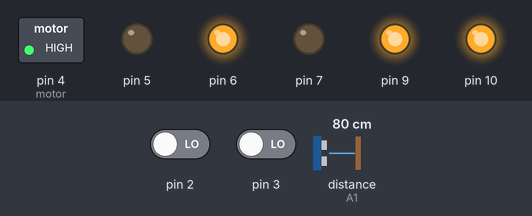
This sketch was run on a simulated Arduino Uno, built with avr-gcc and run on an emulated ATmega328P. On the bench: switched loads named in the sketch (green lamp = pin HIGH), output pins drawn as LEDs (lit = HIGH). Wiring (inferred from the names in the program): ultrasonic range finder: trigger A0; echo A1. The inputs (shaded band) are chosen by the test bench; at power-on: pin 2 LOW, pin 3 LOW, distance to the obstacle (sensor on A1) 80 cm. The echo pulse lasts 58.3 µs per cm; pins used as bus, display or sensor lines are not drawn.

Above: at 11.4 s.
At 33.5 s:
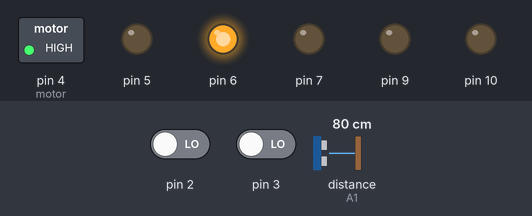
Timing chart, 0 to 51.5 s (numbered marks = the images above):
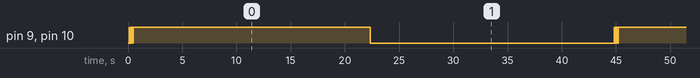

Measured:
- by itself, everything shown: repeats every 44.7 s, in 38 steps

The sketch:

controle_motores.ino
```cpp
volatile unsigned long pulses1 = 0, //variavel que contará os pulsos do motor 1
                       pulses2 = 0, //variavel que contará os pulsos do motor 2
                       pulses11 = 0,
                       pulses22 = 0;

volatile int dist = 50;

volatile unsigned long counter = 0; //variavel que conta o tempo para a relaização dos calculos

volatile byte control1 = 0;
volatile byte control2 = 0;

volatile int errSum1=0, lastErr1=0; //variaveis para o auxilio do calculo dos pids
volatile int errSum2=0, lastErr2=0;


#define trigPin A0
#define echoPin A1


#define S0 1
#define S1 2
#define S2 3
#define S3 4
#define S4 5
#define S5 6
#define S6 7
#define S7 8

byte estado;

void procTraj(){

  switch(estado){

    case S0:

    control1 = 0;

    control2 = 0;

    break;

    case S1:

     control1 = 8;
     control2 = 8;

     if(dist <= 20){

      control1 = 0;
      control2 = 0;

      estado = S2;

      pulses11=0;
      pulses22=0;

     }

     break;

     case S2:

     control1 = 8;
     control2 = 0;

     if(pulses11>=90){

      control1 = 0;
      control2 = 0;

      estado = S3;


     }

     break;

     case S3:

     control1 = 8;
     control2 = 8;

     if(dist<=20){

      control1 = 0;
      control2 = 0;

      estado = S4;
      pulses11 = 0;
      pulses22 = 0;

     }

     break;

     case S4:

     control1 = 8;
     control2 = 0;

     if(pulses11>=90){

      control1 = 0;
      control2 = 0;

      estado = S5;

     }

     break;

     case S5:

     control1 = 8;
     control2 = 8;

     if(dist<=20){

      control1 = 0;
      control2 = 0;

      estado = S6;

      pulses11 = 0;
      pulses22 = 0;

     }

     break;

     case S6:

     control1 = 0;
     control2 = 8;

     if(pulses22>=90){

      control1 = 0;
      control2 = 0;

      estado = S7;

     }

     break;

     case S7:

     control1 = 8;
     control2 = 8;

     if(dist<=20){

      control1=0;
      control2=0;
      estado=S0;

     }

     break;
  }
}

long duracao;

long distancia_cm=0;


int lerSonar(){

digitalWrite(trigPin,HIGH); //envia som
delayMicroseconds(10);
digitalWrite(trigPin,LOW); //não envia o som e espera o retorno do som enviado
duracao = pulseIn(echoPin,HIGH); //Captura a duração em tempo do retorno do som.
distancia_cm = duracao/56; //Calcula a distância
return distancia_cm;             // Retorna a distância

}

int pid_control1(double kp, double ki, double kd, int input, int setpoint){ //função pid para o motor 1 (input é o numero de pulsos lidos no intervalo de 40ms)

  int error = setpoint - input;

  errSum1 += (ki * error);

  int dErr = (error - lastErr1)*kd;

  int output = kp * error + errSum1 + dErr;

  if(output<0){

      output = 0;
  }

  if(output>1023){

    output = 1023;

  }

  lastErr1 = error;

  return output;

}

int pid_control2(double kp, double ki, double kd, int input, int setpoint){ //função pid para o motor 2

  int error = setpoint - input;

  errSum2 += (ki * error);

  int dErr = (error - lastErr2)*kd;

  int output = kp * error + errSum2 + dErr;

  if(output<0){

      output = 0;
  }

  if(output>1023){

    output = 1023;

  }

  lastErr2 = error;

  return output;

}

ISR(INT0_vect){            //função que conta os pulsos do motor 1

  cli();

    delayMicroseconds(200) ;
    pulses1++;
    pulses11++;

  sei();

}


ISR(INT1_vect){            //função que conta os pulsos do motor 2

  cli();

    delayMicroseconds(200) ;
    pulses2++;
    pulses22++;

  sei();

}

ISR(TIMER2_OVF_vect){ // funcao que atualiza as variaveis pids

  cli();

  counter++;

  if(counter==5){

    OCR1B = pid_control1(20.0, 15.0, 9.0, pulses1, control1);
    OCR1A = pid_control2(20.0, 15.0, 9.0, pulses2, control2);
    pulses1 = 0;
    pulses2 = 0;
    counter = 0;

  }

  sei();

}


void setup(){

  Serial.begin(9600);

  DDRB |= (1<<DDB1); // saida de pwm nos pinos 9 e 10
  DDRB |= (1<<DDB2);

  DDRD &= ~(1<<DDD2);     // configura PD2 como entrada para receber a interrupcao INT0
  DDRD &= ~(1<<DDD3);     // configura PD3 como entrada para receber a interrupcao INT1

  DDRD |= (1<<DDD4);      // configura os pinos PD4 a PD7 como saidas para controlar a direcao dos motores
  DDRD |= (1<<DDD5);
  DDRD |= (1<<DDD6);
  DDRD |= (1<<DDD7);

  PORTD |= (1<<PORTD4);     // configura a ponte h para girar os motores no mesmo sentido (para frente)
  PORTD &= ~(1<<PORTD5);
  PORTD |= (1<<PORTD6);
  PORTD &= ~(1<<PORTD7);


  EICRA |= (1 << ISC00);    // configura INT0 para trigar na borda de subida e de descida (multiplicando a resolucao dos encoders por um fator de 2)
  EICRA &= ~(1 << ISC01);
  EICRA |= (1 << ISC10);    // configura INT1 para trigar na borda de subida e de descida
  EICRA &= ~(1 << ISC11);

  EIMSK |= (1 << INT0);     // ativa INT0
  EIMSK |= (1 << INT1);     // ativa INT1

  //Configuração da interrupção por comparacação dos TIMERS 1 e 2

  TCCR2A = 0;
  TCCR2B = 0;
  TCCR1A = 0; //limpando os registradores
  TCCR1B = 0;

  TCNT1 = 0; // inicia o contador em 0
  TCNT2 = 0; //inicia a contagem em 0;

  TCCR2B |= (1<<CS22);
  TCCR2B |= (1<<CS21);  // PRESCALER DE 1024 TIMER 2
  TCCR2B |= (1<<CS20);

  TCCR1B |= (1<<CS12);
  TCCR1B &= ~(1<<CS11);
  TCCR1B &= ~(1<<CS10); // PRESCALER 256 TIMER 1


  TCCR1A |= (1<<WGM10);
  TCCR1A |=(1<<WGM11);
  TCCR1A |=(1<<WGM12); // FAST PWM MODE 10 BITS TIMER 1
  TCCR1A &= ~(1<<WGM13);

  TCCR1A |= (1<<COM1A1);
  TCCR1A &= ~(1<<COM1A0); //Clear OC1A/OC1B on Compare Match, set OC1A/OC1B at BOTTOM (non-inverting mode)
  TCCR1A |= (1<<COM1B1);
  TCCR1A &= ~(1<<COM1B0);

  OCR1A = 0; // vetor que determinam o duty-cycle do pwm no pino 9
  OCR1B = 0; // vetor que determinam o duty-cycle do pwm no pino 10

  TIMSK2 |= (1<<TOIE2); // ATIVA A INTERRUPÇÃO POR OVERFLOW DO TIMER 2

  pinMode(trigPin, OUTPUT); // TRIG - out
  pinMode(echoPin, INPUT);

  sei();

  estado = S1;

}
void loop(){

  dist = lerSonar();
  procTraj();

}
```
